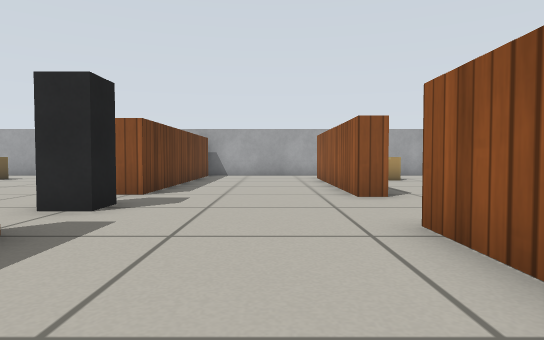
[1] (above)

18 first-person views from a walk through a world built for the Gazebo simulator. The camera is 0.39 m above the floor, tilts 2° down and sees 75° across. The floor is counted in squares, 0.5 m on a side. Each view is taken from the middle of a square. On the plan, view 1 faces up. The plan holds only what a view shows up to about 11 squares ahead; the rest is blank. Gazebo's built-in surfaces are drawn with simple patterns.

[2]
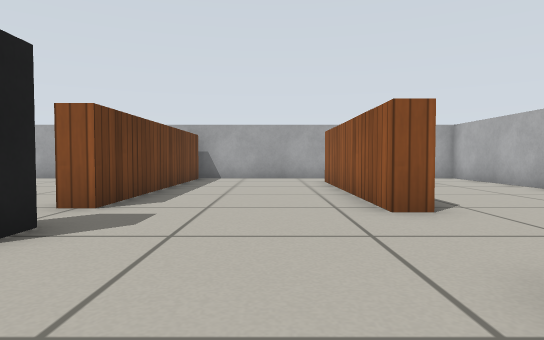

[3]
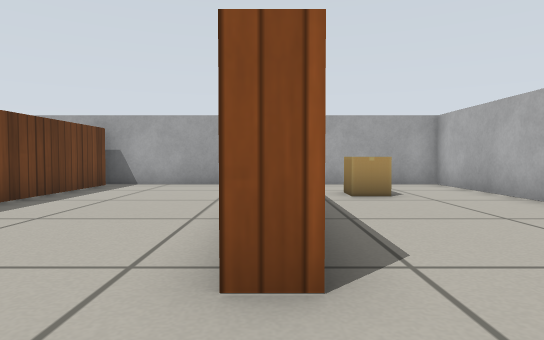

[4]
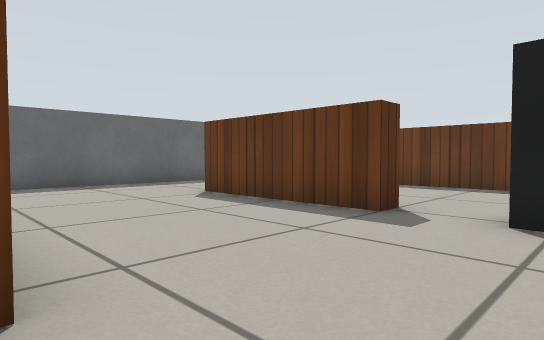

[5]
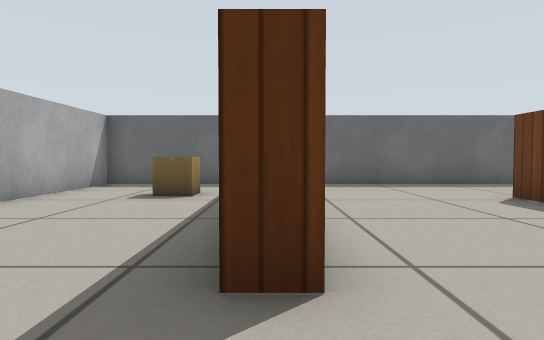

[6]
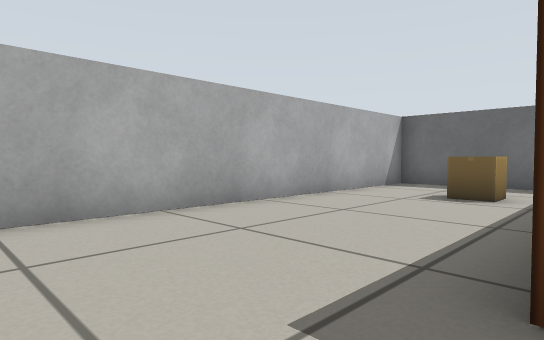

[7]
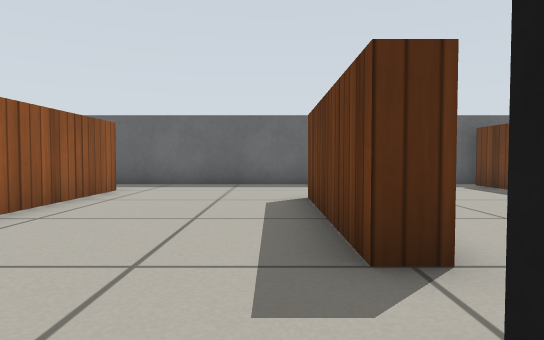

[8]
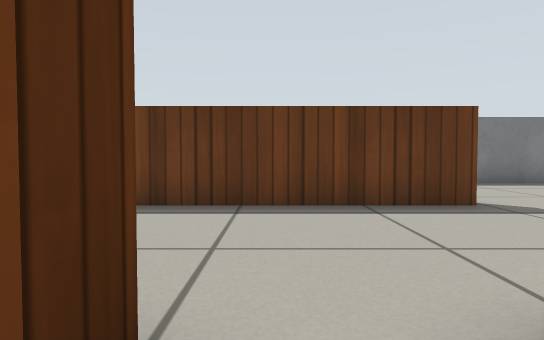

[9]
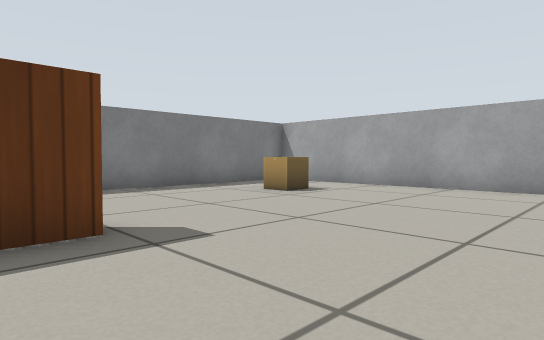

[10]
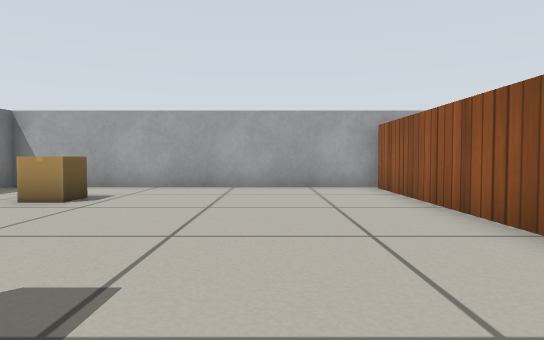

[11]
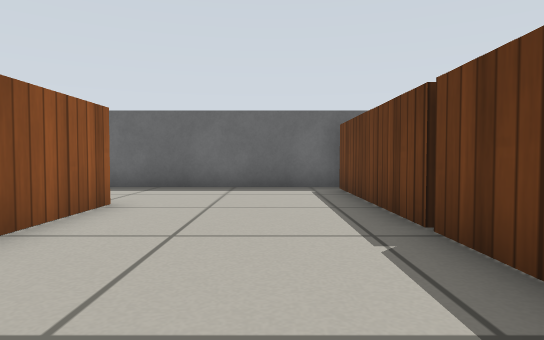

[12]
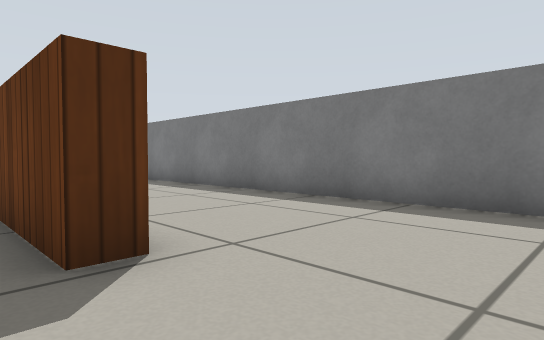

[13]
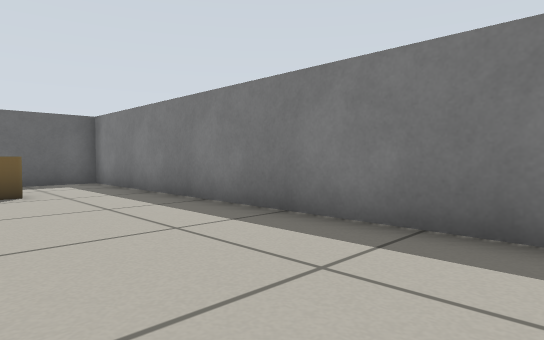

[14]
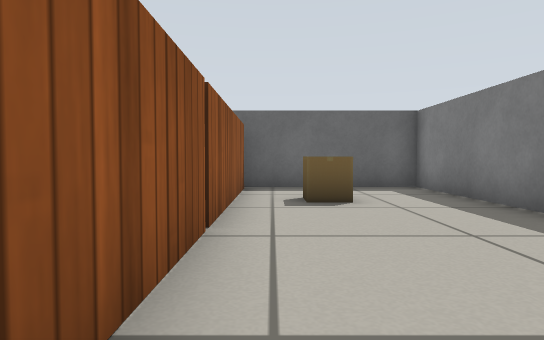

[15]
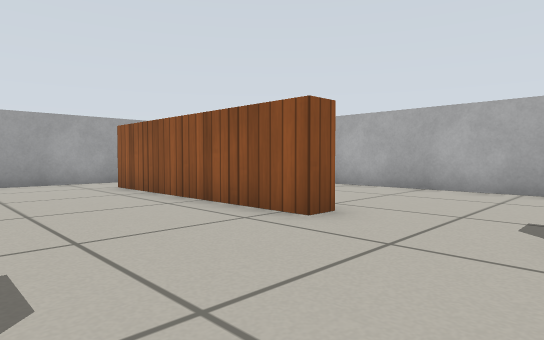

[16]
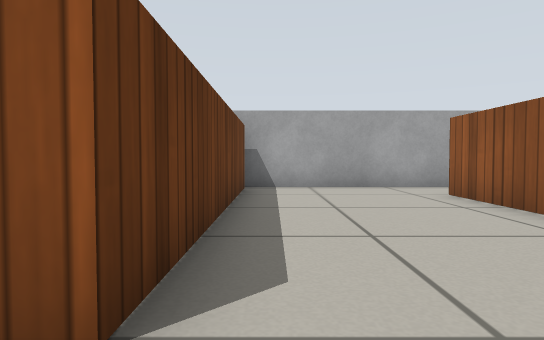

[17]
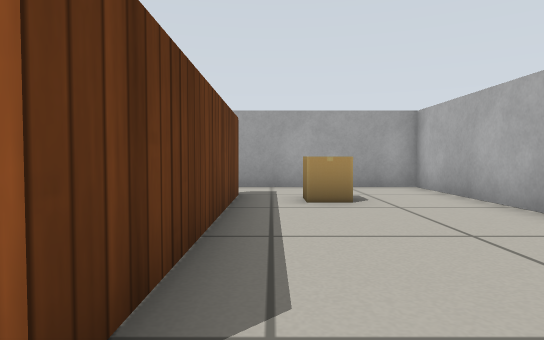

[18]
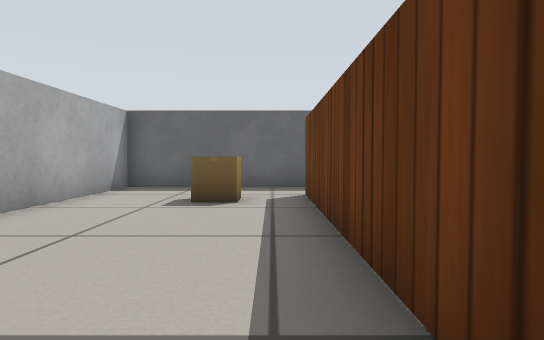

### Floor plan
Points are (right, up) in squares from view 1. A wall is a line through its corners. A room is listed if a view was taken in it or the views show most of it. See-through windows are left out.
Room 1 (views 1, 2, 3, 4, 5, 6, 7, 8, 9, 10, 11, 12, 13, 14, 15, 16, 17, 18)
walls: (-3.4, 3.5) (-2.7, 3.5) (-2.7, -1); (-3.3, 9.5) (-3.3, 15); (-8.4, 7.3) (-7.7, 7.3) (-7.7, 1.2); (-7.7, 1.1) (-7.7, -4); (-3.3, -1) (-3.3, 1.5); (-8.3, 1.2) (-8.3, 4.1); (-2.7, 15) (-2.7, 7.4) (-3.4, 7.4); (2.3, 13.4) (2.3, 7) (1.7, 7) (1.7, 13.5); (1.7, -2.5) (1.7, 4) (2.3, 4) (2.3, -2.4); (-8.3, -3.8) (-8.3, 1.1); (-12.8, 12.9) (-12.8, -4.3) (6.8, -4.3) (6.8, 15.3) (-12.8, 15.3) (-12.8, 14.8)
objects: cardboard box (-10, -2) to (-10, -1); cardboard box (-10, 12) to (-10, 13); pillar (-3, 5) to (-3, 6); cardboard box (4, -2) to (4, -1); cardboard box (4, 12) to (4, 13)

Positions as (right, up) in squares from view 1, and headings:
1: (0, 0), facing up
2: (0, 2), facing up
3: (2, 5), facing up
4: (2, 6), facing down-left
5: (2, 6), facing down
6: (2, 6), facing down-right
7: (-2, 6), facing down
8: (-2, 4), facing left
9: (-4, 6), facing up-left
10: (-6, 6), facing up
11: (-6, 5), facing down
12: (-7, 10), facing down-left
13: (-9, 7), facing down-left
14: (-9, 5), facing down
15: (-2, 4), facing up-right
16: (-2, 6), facing up
17: (3, 6), facing up
18: (3, 5), facing down
